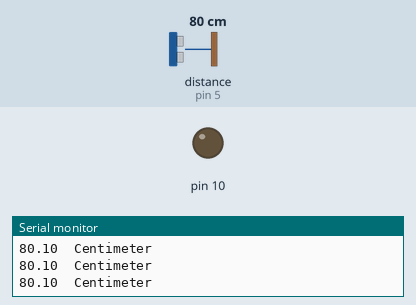
Recording of a sketch running on a simulated Arduino Uno, built with avr-gcc and run on an emulated ATmega328P. Shown: output pins drawn as LEDs (lit = HIGH), the last lines printed to the serial monitor. Wiring (inferred from the names in the program): ultrasonic range finder: trigger pin 2; echo pin 5. Inputs (shaded band) come from the test bench; at power-on: distance to the obstacle (sensor on pin 5) 80 cm. The echo pulse lasts 58.3 µs per cm; pins used as bus, display or sensor lines are not drawn.

Above: at 1.3 s.
1.4 s: distance to the obstacle (sensor on pin 5) set to 44 cm
2.9 s: distance to the obstacle (sensor on pin 5) set to 37 cm
At 4.1 s:
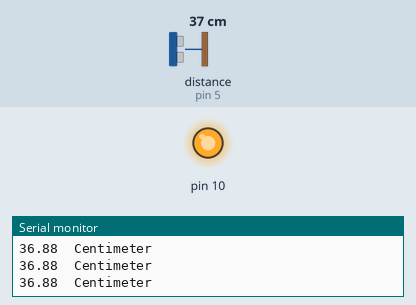
4.5 s: distance to the obstacle (sensor on pin 5) set to 60 cm
At 5.6 s:
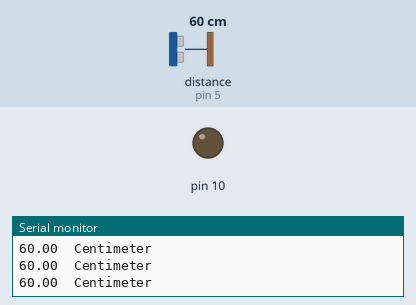
6.0 s: distance to the obstacle (sensor on pin 5) set to 2 cm
At 7.1 s:
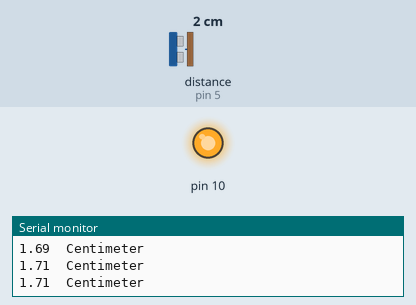
Timing chart, 0 to 8.5 s (numbered marks = the images above; inputs shaded):
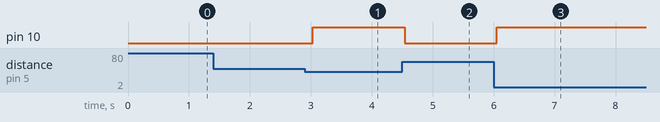

Measured:
- the behaviour switches between 41 and 40 cm on distance to the obstacle (sensor on pin 5) (found by bisection; images 0 and 1)
- after the input at 2.9 s, pin 10: LOW → HIGH after 0.13 s
- after the input at 4.5 s, pin 10: HIGH → LOW at once
- after the input at 6.0 s, pin 10: LOW → HIGH after 0.05 s

The sketch:

burzerWithUltrasonic.ino
```cpp
/*


Rafiqul Islam


*/


const int triggerPin=2;

const int echoPin=5;


void setup(){

Serial.begin(9600); // Connect the Ardunio with PC through Serial Communication

pinMode(10,OUTPUT);
}

void loop(){


  float microseconds, inches,centimeter;

  // here, the sensor is Triggered by High pulse of 10 microseconds

  pinMode(triggerPin,OUTPUT);

  digitalWrite(triggerPin,LOW);

  delayMicroseconds(2);

  digitalWrite(triggerPin,HIGH);

  delayMicroseconds(10);

  digitalWrite(triggerPin,LOW);


  // here, Now read the Signal from the Sensor


 pinMode(echoPin,INPUT);

 microseconds= pulseIn(echoPin,HIGH);

/*

here, I declare  pulsein() method which takes 2 variable. pin and values

pin mean pin number in Ardunio

values mean pulse to read. this pulse may be HIGH or may be LOW.

Here I set value HIGH. It returns the High pulse in Microseconds.

wait for Echo Pin to go High Pulse and Start Timing.

And also wait for Echo Pin to go Low and Stop Timing.

The width of the Echo pulse is used to calculate distance.

*/


 //here, I convert Microseconds to Inches and Centimeter


//inches= microToInch(microseconds);

centimeter= microToCm(microseconds);
if(centimeter<40)
{
digitalWrite(10,HIGH);


}

else

{

digitalWrite(10,LOW);
}
//Serial.print(inches);

//Serial.print("  Inches OR ");

Serial.print(centimeter);

Serial.print("  Centimeter");

Serial.println();

delay(500); // delay 500 milli seconds

}


float microToInch(float microSeconds){

return (microSeconds/74)/2;

// here, 74 because Sound need 73.746 microseconds to travel 1 inch

// and it divide by 2 becuase from the source to Obtacle and Obstacle to Source

// 2 times travel so divide by 2

}

float microToCm(float microSeconds){

return (microSeconds/29)/2;

// Sound need 29 Microseconds to travel 1 centimeter

}
```
